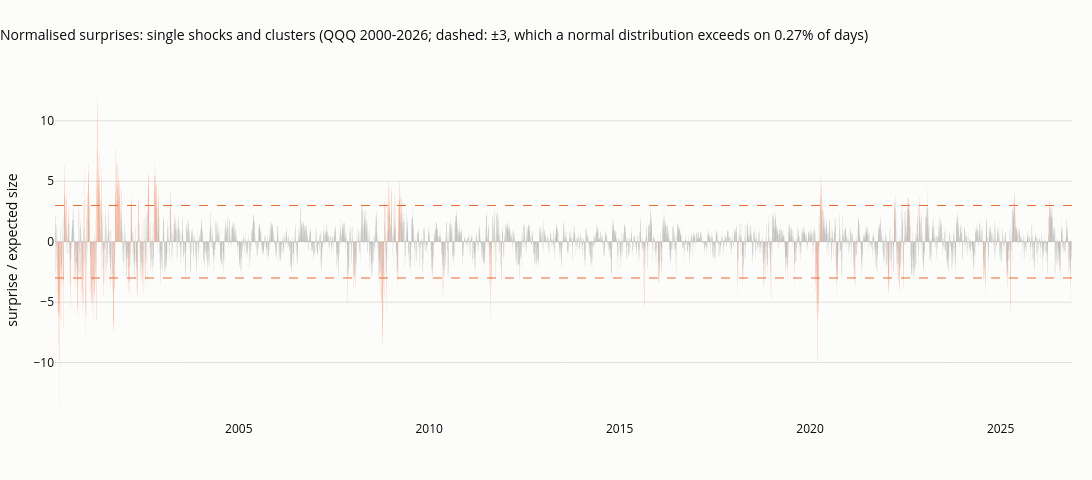

The notebook cell saved with this chart:
### Code cell
# C.4 normalised surprises, full history
zz = pd.Series(z_b, dates).iloc[250:]
fig = go.Figure()
fig.add_bar(x=zz.index, y=zz, name="Normalised surprise e/sqrt(S)", marker=dict(color=np.where(zz.abs() > 3, SERIES[1], MUTED), line=dict(width=0)))
for lv in (-3, 3):
    fig.add_hline(y=lv, line=dict(width=1, color=SERIES[1], dash="dash"))
fig.update_layout(title="Normalised surprises: single shocks and clusters (QQQ 2000-2026; dashed: ±3, which a normal distribution exceeds on 0.27% of days)",
                  yaxis_title="surprise / expected size", height=480, width=1150, margin=dict(t=80, b=60), showlegend=False)
save_figure(fig, "b_c04_surprises", FIG)
big = zz.abs() > 3
by_year = big.groupby(zz.index.year).sum()
print(f"share of days beyond ±3: {100 * big.mean():.2f}% (normal: 0.27%); standard deviation of z: {zz.std():.2f}; 2014-2018: {zz['2014':'2018'].std():.2f}")
print("days beyond ±3 by year (top 6):", by_year.sort_values(ascending=False).head(6).to_dict())
fig

### Figure 1 — Plotly figure (JSON) as saved in the notebook; plotly's stock layout.template omitted (floating-point values rounded to 4 significant figures; data arrays with more than 128 entries replaced by an {"elided": "..."} marker saying what was removed)
{"data": [{"marker": {"color": {"elided": "6716 str values"}, "line": {"width": 0}}, "name": "Normalised surprise e/sqrt(S)", "type": "bar", "x": {"elided": "6716 str values"}, "y": {"elided": "6716 float values"}}], "layout": {"height": 480, "margin": {"b": 60, "t": 80}, "shapes": [{"line": {"color": "#eb6834", "dash": "dash", "width": 1}, "type": "line", "x0": 0, "x1": 1, "xref": "x domain", "y0": -3, "y1": -3, "yref": "y"}, {"line": {"color": "#eb6834", "dash": "dash", "width": 1}, "type": "line", "x0": 0, "x1": 1, "xref": "x domain", "y0": 3, "y1": 3, "yref": "y"}], "showlegend": false, "title": {"text": "Normalised surprises: single shocks and clusters (QQQ 2000-2026; dashed: ±3, which a normal distribution exceeds on 0.27% of days)"}, "width": 1150, "yaxis": {"title": {"text": "surprise / expected size"}}}}
